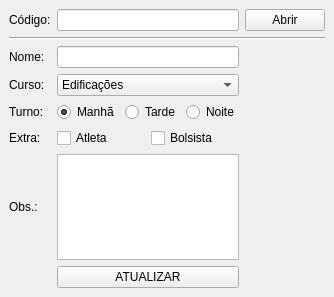
<?xml version="1.0" encoding="UTF-8"?>
<ui version="4.0">
 <class>MainWindow</class>
 <widget class="QMainWindow" name="MainWindow">
  <property name="geometry">
   <rect>
    <x>0</x>
    <y>0</y>
    <width>314</width>
    <height>297</height>
   </rect>
  </property>
  <property name="windowTitle">
   <string>MainWindow</string>
  </property>
  <widget class="QWidget" name="centralwidget">
   <layout class="QGridLayout" name="gridLayout">
    <item row="7" column="1">
     <widget class="QPushButton" name="botao_atualizar">
      <property name="text">
       <string>ATUALIZAR</string>
      </property>
     </widget>
    </item>
    <item row="2" column="1">
     <widget class="QLineEdit" name="line_nome"/>
    </item>
    <item row="3" column="1">
     <widget class="QComboBox" name="combo_curso">
      <item>
       <property name="text">
        <string>Edificações</string>
       </property>
      </item>
      <item>
       <property name="text">
        <string>Eletrotécnica</string>
       </property>
      </item>
      <item>
       <property name="text">
        <string>Informática</string>
       </property>
      </item>
      <item>
       <property name="text">
        <string>Mecânica</string>
       </property>
      </item>
     </widget>
    </item>
    <item row="4" column="0">
     <widget class="QLabel" name="label_turno">
      <property name="text">
       <string>Turno:</string>
      </property>
     </widget>
    </item>
    <item row="3" column="0">
     <widget class="QLabel" name="label_curso">
      <property name="text">
       <string>Curso:</string>
      </property>
     </widget>
    </item>
    <item row="5" column="0">
     <widget class="QLabel" name="label_extra">
      <property name="text">
       <string>Extra:</string>
      </property>
     </widget>
    </item>
    <item row="2" column="0">
     <widget class="QLabel" name="label_nome">
      <property name="text">
       <string>Nome:</string>
      </property>
     </widget>
    </item>
    <item row="6" column="0">
     <widget class="QLabel" name="label_obs">
      <property name="text">
       <string>Obs.:</string>
      </property>
     </widget>
    </item>
    <item row="6" column="1">
     <widget class="QTextEdit" name="text_obs"/>
    </item>
    <item row="0" column="0">
     <widget class="QLabel" name="label_codigo">
      <property name="text">
       <string>Código:</string>
      </property>
     </widget>
    </item>
    <item row="0" column="1">
     <widget class="QLineEdit" name="line_codigo"/>
    </item>
    <item row="4" column="1">
     <layout class="QHBoxLayout" name="horizontalLayout_4">
      <item>
       <widget class="QRadioButton" name="radio_manha_2">
        <property name="text">
         <string>Manhã</string>
        </property>
        <property name="checked">
         <bool>true</bool>
        </property>
       </widget>
      </item>
      <item>
       <widget class="QRadioButton" name="radio_tarde_2">
        <property name="text">
         <string>Tarde</string>
        </property>
       </widget>
      </item>
      <item>
       <widget class="QRadioButton" name="radio_noite_2">
        <property name="text">
         <string>Noite</string>
        </property>
       </widget>
      </item>
     </layout>
    </item>
    <item row="5" column="1">
     <layout class="QHBoxLayout" name="horizontalLayout_5">
      <item>
       <widget class="QCheckBox" name="check_atleta_2">
        <property name="text">
         <string>Atleta</string>
        </property>
       </widget>
      </item>
      <item>
       <widget class="QCheckBox" name="check_bolsista_2">
        <property name="text">
         <string>Bolsista</string>
        </property>
       </widget>
      </item>
     </layout>
    </item>
    <item row="0" column="2">
     <widget class="QPushButton" name="botao_abrir">
      <property name="text">
       <string>Abrir</string>
      </property>
     </widget>
    </item>
    <item row="1" column="0" colspan="3">
     <widget class="Line" name="line">
      <property name="orientation">
       <enum>Qt::Horizontal</enum>
      </property>
     </widget>
    </item>
   </layout>
  </widget>
 </widget>
 <resources/>
 <connections/>
</ui>
